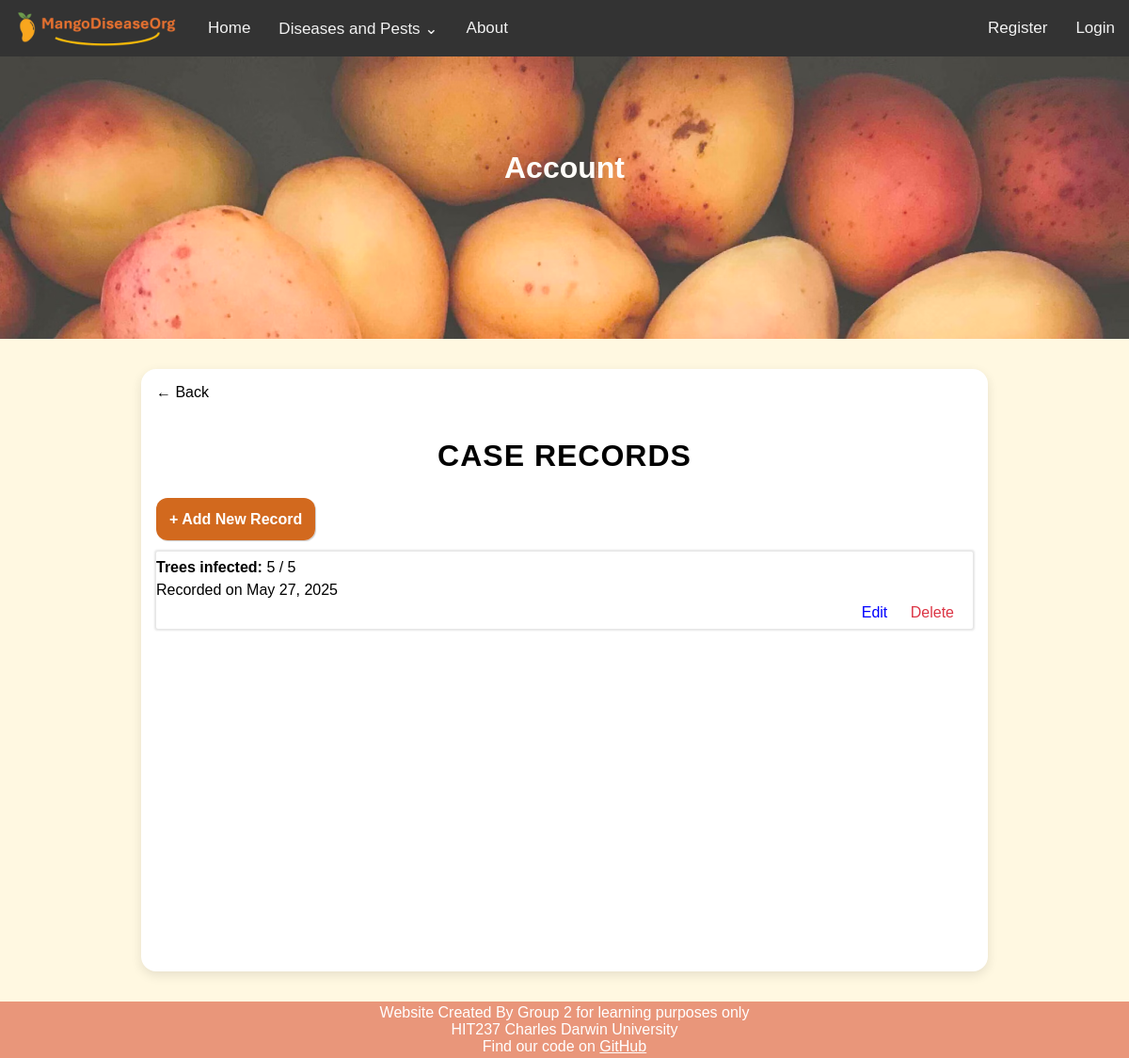
Screenshot of /cases/records/14/ with the database file from the repository.
### mango_disease_app/models.py (models this page shows, shortened)
class Record(models.Model):
    case = models.ForeignKey(
        Case,
        on_delete=models.CASCADE,
        null=True,
        blank=True,
    )
    orchard = models.ForeignKey(
        Orchard,
        on_delete=models.CASCADE,
        null=True, # clean method handles validation
        blank=True,
    )
    recordedAt = models.DateField(default=timezone.now)
    numberOfTreesChecked = models.IntegerField(validators=[validators.MinValueValidator(1)])
    numberOfTreesInfected = models.IntegerField(validators=[validators.MinValueValidator(1)])
    def clean(self): # https://docs.djangoproject.com/en/5.1/ref/forms/validation/
        if not self.case and not self.orchard:
            raise ValidationError('Record must be linked to a Case or an Orchard.')
        if self.case and not self.orchard: # automatically link case to Orchard too
            self.orchard = self.case.orchard

### mango_disease_app/views/record_views.py (the view)
# urls.py: path('cases/records/<int:case_id>/', views.records, name='records'),
def records(request, case_id):
    case = Case.objects.get(id=case_id)
    cRecords = Record.objects.filter(case=case)
    return render(request, 'mango_disease_app/account/record.html', {
        'records': cRecords,
        'id': case_id,
    })

### mango_disease_app/context_processors.py (called while the page is built)
def disease_menu(request):
    return {'navs': Disease.objects.all()}

### mango_disease_app/templates/mango_disease_app/account/record.html (shortened to what this page needs)
{% extends 'mango_disease_app/site_base/base.html' %}
{% block page_header %}Account{% endblock %}
{% load static %}
{% block content %}
    <a href="{% url 'account' %}" class="back-button">← Back</a>
<h2>Case Records</h2>
<a href="{% url 'add_record' id %}" class="new-button">+ Add New Record</a>
{% for record in records %}
	<div class="list_item">
		<div>
			<p><strong>Trees infected: </strong>{{ record.numberOfTreesInfected }} / {{ record.numberOfTreesChecked }}</p>
			<p>Recorded on {{ record.recordedAt }}</p>
		</div>
		<div class="list_end">
			<a href="{% url 'edit_record' record.id %}" class="action-link">Edit</a>
			<a href="{% url 'delete_record' record.id %}" class="action-link delete-link">Delete</a>
		</div>
	</div>
{% endfor %}
{% endblock %}

### mango_disease_app/static/css/styles.css (style rules this page uses)
* { margin: 0; padding: 0; font-family: Arial; }
body { min-height: 100vh; display: flex; flex-direction: column; background-color: #fff8e1; }
a { text-decoration: none; color: black }
h2 { font-size: 32px; text-align: center; margin: 40px 0 40px; font-weight: 700; text-transform: uppercase; letter-spacing: 1px; }
.list_item { display: flex; flex-direction: column; border-radius: 2px; transition: 0.2s; margin: 25px 0; padding: 5px 0; line-height: 150%; box-shadow: 0 0 2px 2px rgba(0, 0, 0, 0.1); }
.list_item >.list_end { align-self: flex-end }
.new-button { padding: 14px; margin: 10px 0px 10px; border-radius: 12px; background-color: chocolate; color: white; transition: 0.3s; box-shadow: 1px 1px 1px rgba(0, 0, 0, 0.2); font-weight: bold; }

### mango_disease_app/static/css/form.css (style rules this page uses)
*, *::before, *::after { box-sizing: border-box; }

### mango_disease_app/static/css/orchard.css (style rules this page uses)
.action-link { color: blue; text-decoration: none; margin-right: 20px; font-weight: 500; }
.delete-link { color: #dc3545; }

### rows the page displays
Record: numberOfTreesInfected "5", numberOfTreesChecked "5", recordedAt "May 27, 2025"
